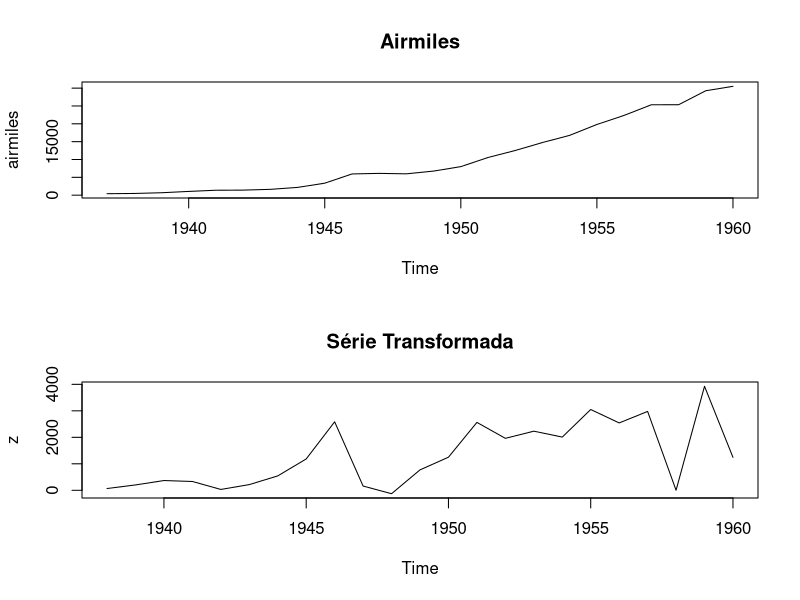

R code for this plot: (Note: this script raises an error after producing the figure.)
x = Box.test(airmiles,type="Ljung-Box")
print(x)

#faz a diferenciacao
z = diff(airmiles)

#testa novamente
x = Box.test(z,type="Ljung-Box")
print(x)

split.screen( figs = c( 2, 1 ) )
screen(1)
plot(airmiles, main="Airmiles")
screen(2)
plot(z, main="Série Transformada")
close.screen( all = TRUE )

#quantos processos de dif. precisam
#Phillips-Perron test
ndiffs(airmiles, test="pp")
ndiffs(z, test="pp")


















